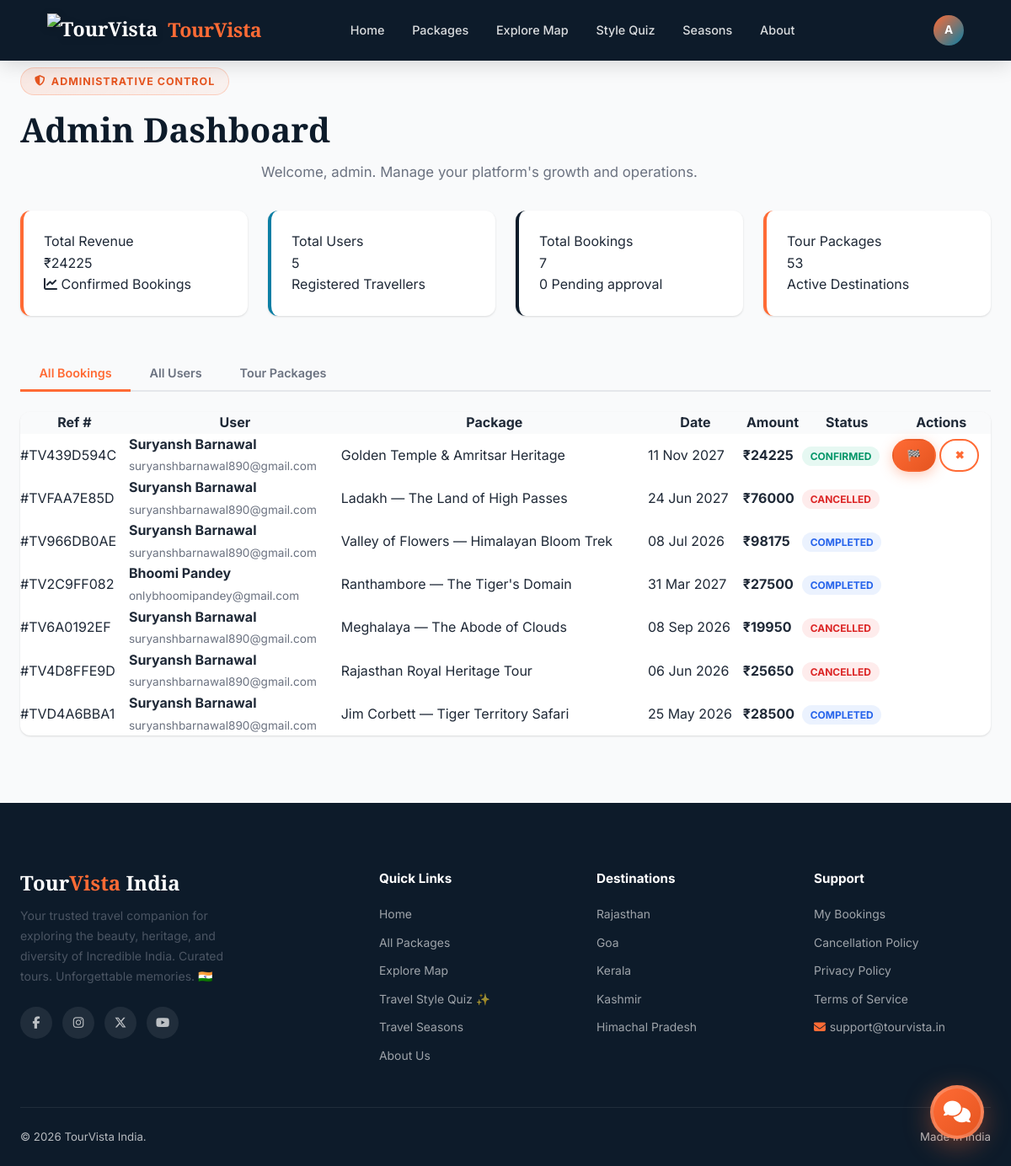
Page /accounts/admin-dashboard/ (signed in) on the earlier database version.
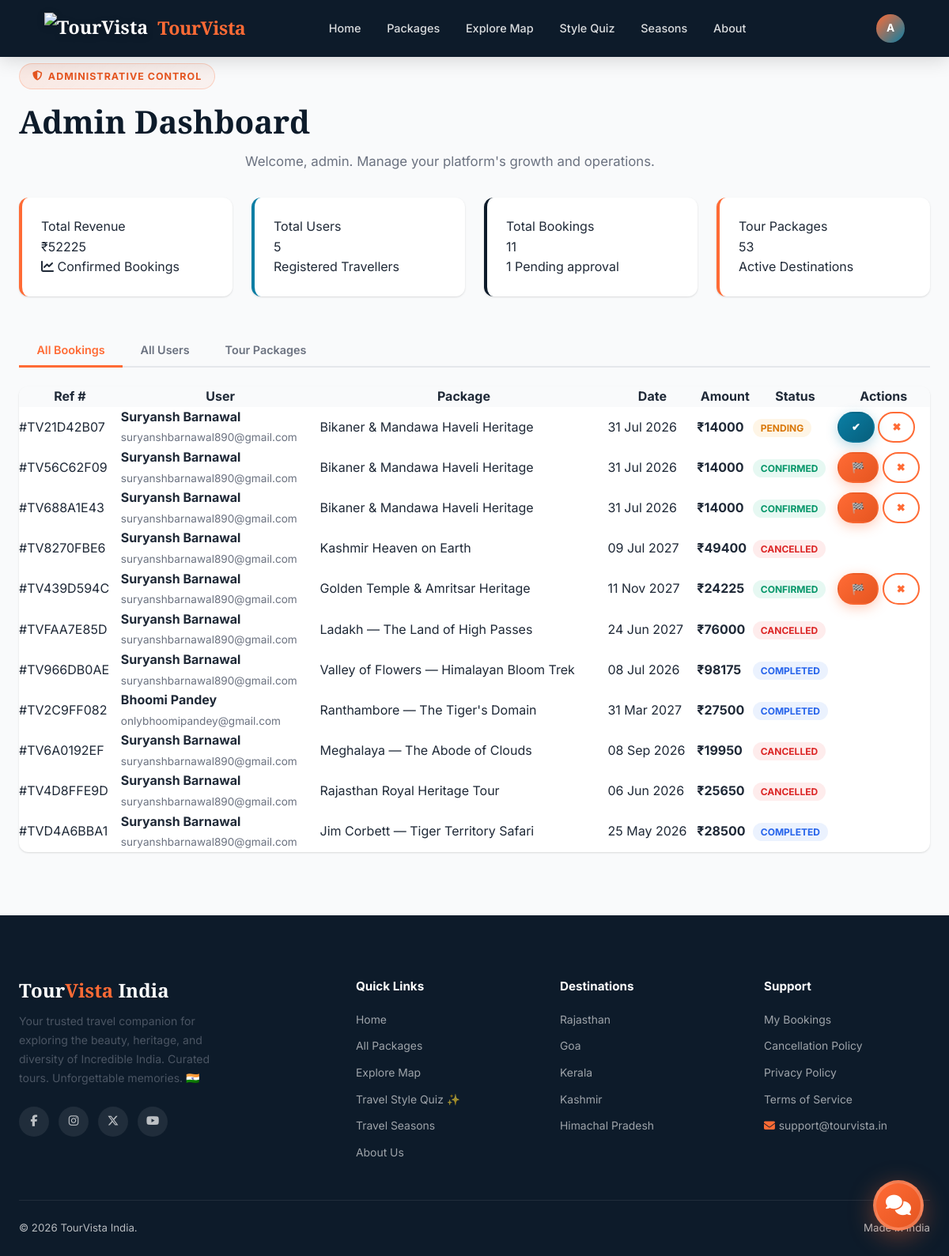
Same page on the later database version.
### bookings/models.py (models this page shows, shortened)
class Booking(models.Model):
    booking_ref = models.CharField(max_length=12, unique=True, blank=True)
    user = models.ForeignKey(User, on_delete=models.CASCADE, related_name='bookings')
    package = models.ForeignKey(TourPackage, on_delete=models.CASCADE, related_name='bookings')
    first_name = models.CharField(max_length=50)
    last_name = models.CharField(max_length=50)
    email = models.EmailField()
    phone = models.CharField(max_length=15)
    num_travellers = models.PositiveIntegerField(default=1)
    travel_date = models.DateField()
    special_requests = models.TextField(blank=True)
    price_per_person = models.DecimalField(max_digits=10, decimal_places=2)
    total_amount = models.DecimalField(max_digits=12, decimal_places=2)
    status = models.CharField(max_length=20, choices=BOOKING_STATUS, default='pending')
    created_at = models.DateTimeField(auto_now_add=True)
    updated_at = models.DateTimeField(auto_now=True)
    class Meta:
        ordering = ['-created_at']
        indexes = [
            models.Index(fields=['status']),
            models.Index(fields=['created_at']),
            models.Index(fields=['travel_date']),
        ]
    @property
    def full_name(self):
        return f"{self.first_name} {self.last_name}"

### core/models.py (models this page shows, shortened)
class TourPackage(models.Model):
    title = models.CharField(max_length=255)
    slug = models.SlugField(unique=True, blank=True)
    destination = models.ForeignKey(Destination, on_delete=models.SET_NULL, null=True, blank=True)
    state = models.CharField(max_length=50, choices=INDIAN_STATES, default='rajasthan')
    description = models.TextField()
    highlights = models.TextField(blank=True, help_text="One highlight per line")
    itinerary = models.TextField(blank=True, help_text="Day-wise itinerary")
    inclusions = models.TextField(blank=True)
    exclusions = models.TextField(blank=True)
    duration_days = models.PositiveIntegerField(default=3)
    max_group_size = models.PositiveIntegerField(default=20)
    price_per_person = models.DecimalField(max_digits=10, decimal_places=2)
    discount_percent = models.PositiveIntegerField(default=0)
    difficulty = models.CharField(max_length=20, choices=DIFFICULTY_LEVELS, default='easy')
    best_season = models.CharField(max_length=20, choices=SEASONS, default='all')
    transportation = models.CharField(max_length=30, choices=TRANSPORT_CHOICES, default='flight')
    accommodation = models.CharField(max_length=30, choices=ACCOMMODATION_CHOICES, default='hotel')
    hotel_name = models.CharField(max_length=255, blank=True, help_text="Specific hotel name, e.g. Taj Lake Palace")
    hotel_star_rating = models.PositiveIntegerField(
        null=True, blank=True,
        choices=[(i, f'{i} Star') for i in range(1, 6)],
        help_text="Hotel star rating 1–5"
    )
    transport_details = models.CharField(max_length=255, blank=True, help_text="e.g. Indigo Flight + Private Innova Crysta")
    main_image = models.ImageField(upload_to='packages/', null=True, blank=True)
    image_2 = models.ImageField(upload_to='packages/', null=True, blank=True)
    image_3 = models.ImageField(upload_to='packages/', null=True, blank=True)
    image_4 = models.ImageField(upload_to='packages/', null=True, blank=True)
    is_featured = models.BooleanField(default=False)
    is_active = models.BooleanField(default=True)
    created_at = models.DateTimeField(auto_now_add=True)
    updated_at = models.DateTimeField(auto_now=True)
    city_name = models.CharField(max_length=100, blank=True, help_text="City name for weather API (e.g. Jaipur)")
    class Meta:
        ordering = ['-is_featured', '-created_at']
        indexes = [
            models.Index(fields=['is_active']),
            models.Index(fields=['state']),
            models.Index(fields=['price_per_person']),
            models.Index(fields=['is_featured', 'created_at']),
            models.Index(fields=['is_active', 'state']),
            models.Index(fields=['difficulty']),
            models.Index(fields=['best_season']),
        ]

### accounts/views.py (the view)
# urls.py: path('admin-dashboard/', views.admin_dashboard, name='admin_dashboard'),
@login_required
def admin_dashboard(request):
    if not request.user.is_staff:
        messages.error(request, 'Access denied. Admins only.')
        return redirect('accounts:dashboard')
    all_users = User.objects.all().select_related('profile')
    all_bookings = Booking.objects.all().select_related('user', 'package').order_by('-created_at')
    from core.models import TourPackage
    all_packages = TourPackage.objects.all()
    from django.db.models import Sum
    total_revenue = Booking.objects.filter(
        status='confirmed'
    ).aggregate(total=Sum('total_amount'))['total'] or 0
    pending_bookings = all_bookings.filter(status='pending').count()
    context = {
        'all_users': all_users,
        'all_bookings': all_bookings,
        'all_packages': all_packages,
        'total_users': all_users.count(),
        'total_bookings': all_bookings.count(),
        'total_packages': all_packages.count(),
        'total_revenue': total_revenue,
        'pending_count': pending_bookings,
    }
    return render(request, 'accounts/admin_dashboard.html', context)

### templates/accounts/admin_dashboard.html (shortened to what the changed rows need)
{% extends 'base.html' %}
{% load static %}
{% block content %}
<div class="section" style="background:var(--gray-50); min-height:80vh">
    <div class="container">
        <div class="section-header" style="text-align:left; margin-bottom:2rem">
            <h2>Admin Dashboard</h2>
        </div>
        <div style="display:grid; grid-template-columns:repeat(auto-fit, minmax(240px, 1fr)); gap:1.5rem; margin-bottom:3rem">
            <div style="background:white; padding:1.5rem; border-radius:var(--radius); box-shadow:var(--shadow-sm); border-left:4px solid var(--saffron)">
                <div class="label">Total Revenue</div>
                <div class="value">₹{{ total_revenue|floatformat:0 }}</div>
                <div class="meta"><i class="fas fa-chart-line"></i> Confirmed Bookings</div>
            </div>
            <div style="background:white; padding:1.5rem; border-radius:var(--radius); box-shadow:var(--shadow-sm); border-left:4px solid var(--navy)">
                <div class="label">Total Bookings</div>
                <div class="value">{{ total_bookings }}</div>
                <div class="meta">{{ pending_count }} Pending approval</div>
            </div>
        </div>
        <div class="tab-panel active" id="tab-bookings">
            <div style="background:white; border-radius:var(--radius); box-shadow:var(--shadow-sm); overflow-x:auto">
                <table style="width:100%; border-collapse:collapse;">
                    <thead>
                        <tr style="background:var(--gray-50)">
                            <th>Ref #</th>
                            <th>User</th>
                            <th>Package</th>
                            <th>Date</th>
                            <th>Amount</th>
                            <th>Status</th>
                            <th>Actions</th>
                        </tr>
                    </thead>
                    <tbody>
                        {% for b in all_bookings %}
                        <tr>
                            <td>#{{ b.booking_ref }}</td>
                            <td>
                                <strong>{{ b.full_name|default:"N/A" }}</strong><br>
                                <small>{{ b.user.email|default:"—" }}</small>
                            </td>
                            <td>{{ b.package.title }}</td>
                            <td>{{ b.travel_date|date:"d M Y" }}</td>
                            <td><strong>₹{{ b.total_amount|floatformat:0 }}</strong></td>
                            <td>
                                <span class="badge status-{{ b.status|default:'unknown' }}">
                                    {{ b.status|title }}
                                </span>
                            </td>
                            <td>
                                {% if b.status == 'pending' %}
                                    <a href="{% url 'accounts:admin_update_booking_status' b.id 'confirmed' %}" class="btn btn-teal btn-sm">✔</a>
                                {% endif %}
                                {% if b.status == 'confirmed' %}
                                    <a href="{% url 'accounts:admin_update_booking_status' b.id 'completed' %}" class="btn btn-primary btn-sm">🏁</a>
                                {% endif %}
                                {% if b.status != 'cancelled' and b.status != 'completed' %}
                                    <a href="{% url 'accounts:admin_update_booking_status' b.id 'cancelled' %}" class="btn btn-outline btn-sm">✖</a>
                                {% endif %}
                            </td>
                        </tr>
                        {% empty %}
                        <tr>
                            <td colspan="7" style="text-align:center; padding:2rem;">
                                No bookings found.
                            </td>
                        </tr>
                        {% endfor %}
                    </tbody>
                </table>
            </div>
        </div>
    </div>
</div>
{% endblock %}

Differences in the rows shown:
added Booking: booking_ref "TV21D42B07", full_name "Suryansh Barnawal", user.email "suryanshbarnawal890@gmail.com", package "Bikaner & Mandawa Haveli Heritage", travel_date "31 Jul 2026", total_amount "14000", status "PENDING"
added Booking: booking_ref "TV56C62F09", full_name "Suryansh Barnawal", user.email "suryanshbarnawal890@gmail.com", package "Bikaner & Mandawa Haveli Heritage", travel_date "31 Jul 2026", total_amount "14000", status "CONFIRMED"
added Booking: booking_ref "TV688A1E43", full_name "Suryansh Barnawal", user.email "suryanshbarnawal890@gmail.com", package "Bikaner & Mandawa Haveli Heritage", travel_date "31 Jul 2026", total_amount "14000", status "CONFIRMED"
added Booking: booking_ref "TV8270FBE6", full_name "Suryansh Barnawal", user.email "suryanshbarnawal890@gmail.com", package "Kashmir Heaven on Earth", travel_date "09 Jul 2027", total_amount "49400", status "CANCELLED"
Other differences:
{{ total_revenue|floatformat:0 }}: "24225" → "52225"
{{ total_bookings }}: "7" → "11"
{{ pending_count }}: "0" → "1"
